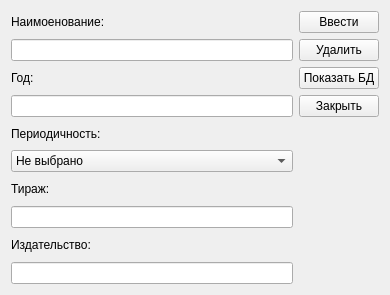
<?xml version="1.0" encoding="UTF-8"?>
<ui version="4.0">
 <class>Add</class>
 <widget class="QWidget" name="Add">
  <property name="geometry">
   <rect>
    <x>0</x>
    <y>0</y>
    <width>390</width>
    <height>295</height>
   </rect>
  </property>
  <property name="minimumSize">
   <size>
    <width>390</width>
    <height>295</height>
   </size>
  </property>
  <property name="windowTitle">
   <string>Добавить/Удалить/Показать БД</string>
  </property>
  <layout class="QHBoxLayout" name="horizontalLayout_2">
   <item>
    <layout class="QHBoxLayout" name="horizontalLayout">
     <item>
      <layout class="QVBoxLayout" name="verticalLayout">
       <item>
        <widget class="QLabel" name="label">
         <property name="text">
          <string>Наимоенование:</string>
         </property>
        </widget>
       </item>
       <item>
        <widget class="QLineEdit" name="lineEdit"/>
       </item>
       <item>
        <widget class="QLabel" name="label_2">
         <property name="text">
          <string>Год:</string>
         </property>
        </widget>
       </item>
       <item>
        <widget class="QLineEdit" name="lineEdit_2"/>
       </item>
       <item>
        <widget class="QLabel" name="label_3">
         <property name="text">
          <string>Периодичность:</string>
         </property>
        </widget>
       </item>
       <item>
        <widget class="QComboBox" name="comboBox">
         <item>
          <property name="text">
           <string>Не выбрано</string>
          </property>
         </item>
         <item>
          <property name="text">
           <string>Периодическое</string>
          </property>
         </item>
         <item>
          <property name="text">
           <string>Непериодическое</string>
          </property>
         </item>
        </widget>
       </item>
       <item>
        <widget class="QLabel" name="label_4">
         <property name="text">
          <string>Тираж:</string>
         </property>
        </widget>
       </item>
       <item>
        <widget class="QLineEdit" name="lineEdit_4"/>
       </item>
       <item>
        <widget class="QLabel" name="label_5">
         <property name="text">
          <string>Издательство:</string>
         </property>
        </widget>
       </item>
       <item>
        <widget class="QLineEdit" name="lineEdit_5"/>
       </item>
      </layout>
     </item>
     <item>
      <layout class="QVBoxLayout" name="verticalLayout_2">
       <item>
        <widget class="QPushButton" name="pushButton">
         <property name="text">
          <string>Ввести</string>
         </property>
        </widget>
       </item>
       <item>
        <widget class="QPushButton" name="pushButton_4">
         <property name="text">
          <string>Удалить</string>
         </property>
        </widget>
       </item>
       <item>
        <widget class="QPushButton" name="pushButton_3">
         <property name="text">
          <string>Показать БД</string>
         </property>
        </widget>
       </item>
       <item>
        <widget class="QPushButton" name="pushButton_2">
         <property name="text">
          <string>Закрыть</string>
         </property>
        </widget>
       </item>
       <item>
        <spacer name="verticalSpacer">
         <property name="orientation">
          <enum>Qt::Vertical</enum>
         </property>
         <property name="sizeHint" stdset="0">
          <size>
           <width>20</width>
           <height>40</height>
          </size>
         </property>
        </spacer>
       </item>
      </layout>
     </item>
    </layout>
   </item>
  </layout>
 </widget>
 <resources/>
 <connections>
  <connection>
   <sender>pushButton_2</sender>
   <signal>clicked()</signal>
   <receiver>Add</receiver>
   <slot>close()</slot>
   <hints>
    <hint type="sourcelabel">
     <x>327</x>
     <y>121</y>
    </hint>
    <hint type="destinationlabel">
     <x>205</x>
     <y>195</y>
    </hint>
   </hints>
  </connection>
 </connections>
</ui>
